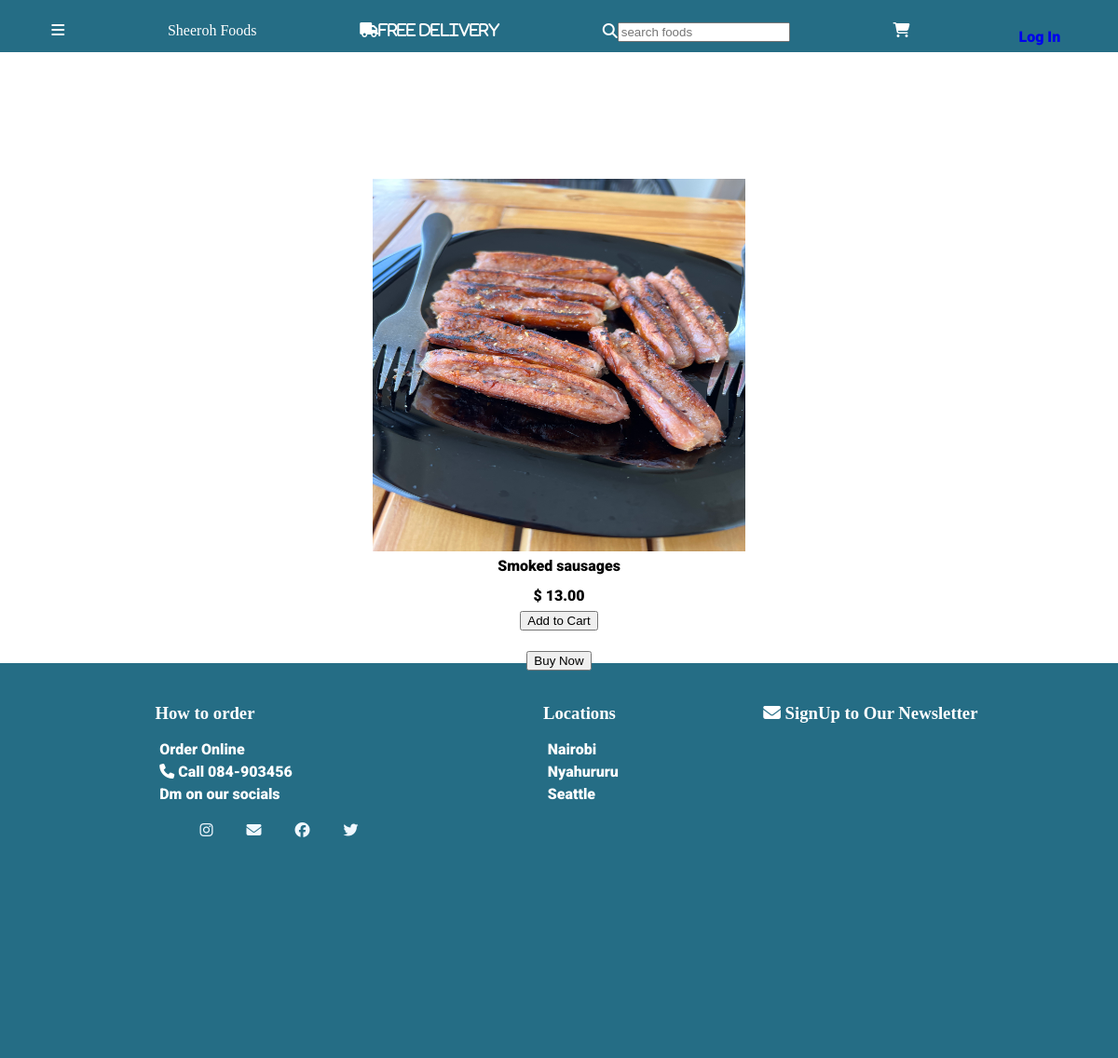
The page /product_details?product_serial_no=1 on the database its author committed.
### nav/models.py (models this page shows, shortened)
class Product(models.Model):
   date = models.DateField()
   product_name = models.CharField(max_length = 100)
   product_serial_no = models.BigAutoField(primary_key=True)
   opening_balance = models.IntegerField(blank = True)
   closing_balance = models.IntegerField(blank = True)
   sales = models.IntegerField(blank = True)
   product_buying_price = models.DecimalField(max_digits =100, decimal_places=2)
   product_selling_price = models.DecimalField(max_digits =100, decimal_places=2)
   sales_tax = models.FloatField(max_length =20)
   sale_discount = models.FloatField(blank = True)
   photo = models.ImageField(upload_to='images/')

### nav/views.py (the view)
# urls.py: path("product_details", views.product_details, name="product_details"),
def product_details(request):
    product_id = request.GET['product_serial_no'] #gets the id of the item from the users request.
    try:
        item = Product.objects.get(product_serial_no =product_id)
        template = loader.get_template("product_details.html")
    except Exception as e:
        item = None
        context = {
            "error":e
        }
        template = loader.get_template("exception.html")
    context = {
        "prod_sn": product_id,
        "food": item,
    }
    return HttpResponse(template.render(context, request))

### nav/templates/product_details.html (shortened to what this page needs)
{% extends "base.html" %}
{% load static %}
            {% block splice %}
                <div class="menu_display">
                    <img src="{{food.photo.url}}" width="400px" height="400px"/>
                    <p>{{food.product_name}}</p>
                    <p>$ {{food.product_selling_price}}</p>
                    <button class="pick_add_to_cart">Add to Cart</button> <br>
                    <button class="buy_now">Buy Now</button>
                </div>
            {% endblock %}

### static/base.css (style rules this page uses)
body { margin: 0; padding: 0; }
P { color: black; font-family: "Roboto", sans-serif; font-weight: 900; font-style: normal; margin: 0.4em; }
.pick_add_to_cart { margin-bottom: 0.3em; }
.menu_display { display: flex; justify-content: center; align-items: center; height: 100vh; flex-direction: column; }

### rows shown on the page
Product: photo (picture), product_name "Smoked sausages", product_selling_price "13.00"
